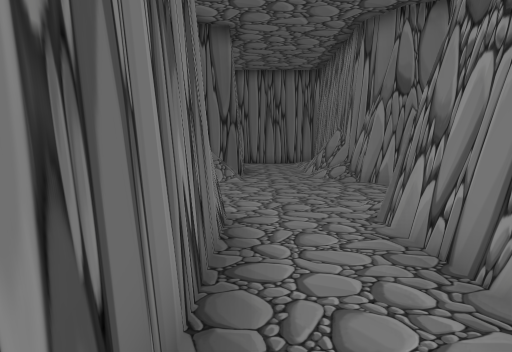
View 1 (above)

15 first-person views from a walk through a scene from a Unity 3-D project. The camera is 1.2 m above the floor, tilts 6° down and sees 75° across. The floor is counted in squares, 1 m on a side. Each view is taken from the middle of a square. On the plan, view 1 faces up. The plan holds only what a view shows up to about 14 squares ahead; the rest is blank. The place goes on beyond the plan. The player is left out. Some surface patterns are stand-ins.

View 2
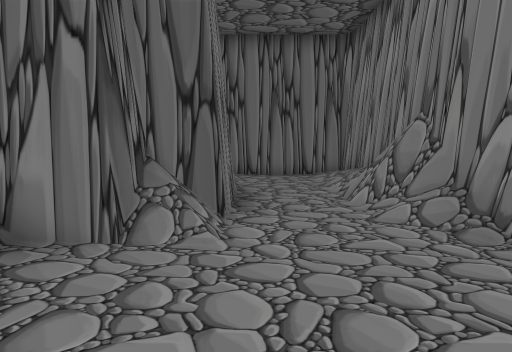

View 3
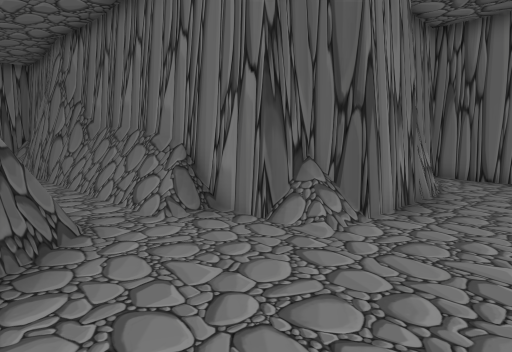

View 4
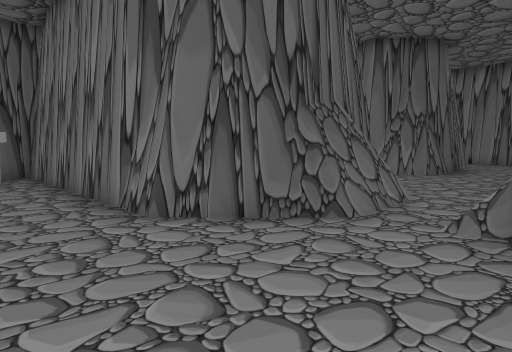

View 5
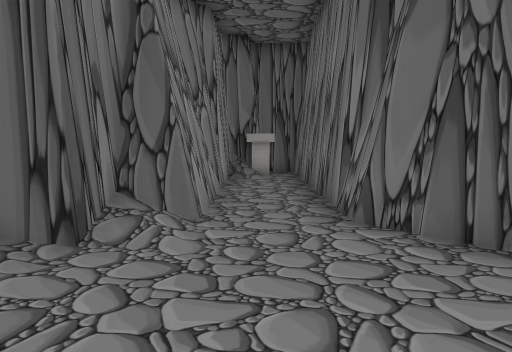

View 6
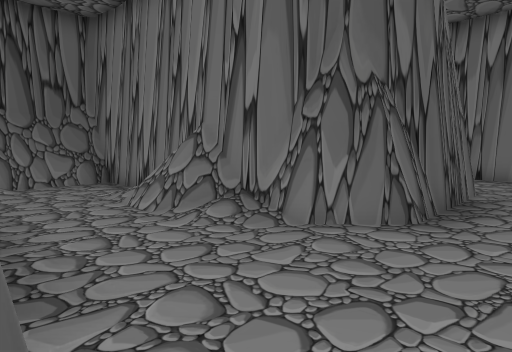

View 7
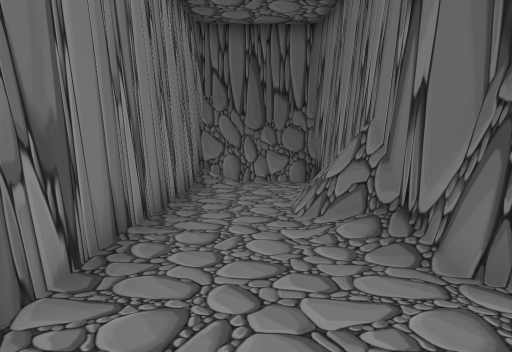

View 8
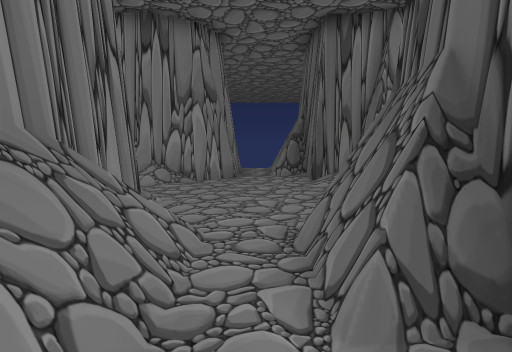

View 9
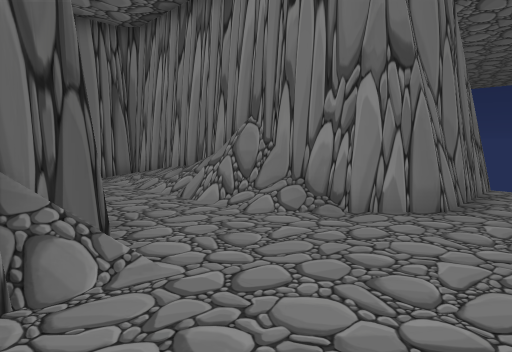

View 10
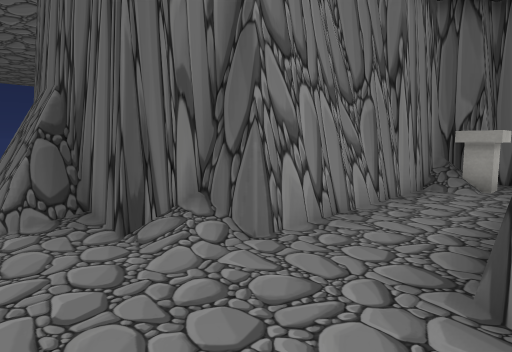

View 11
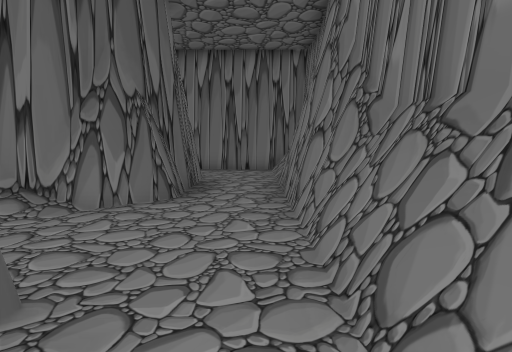

View 12
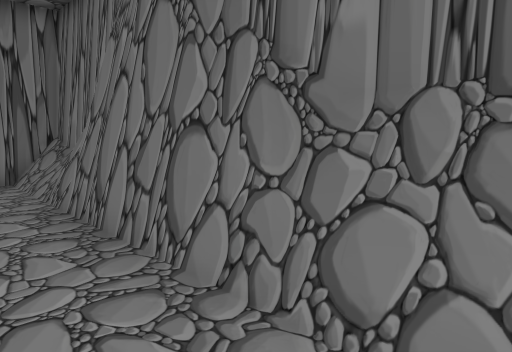

View 13
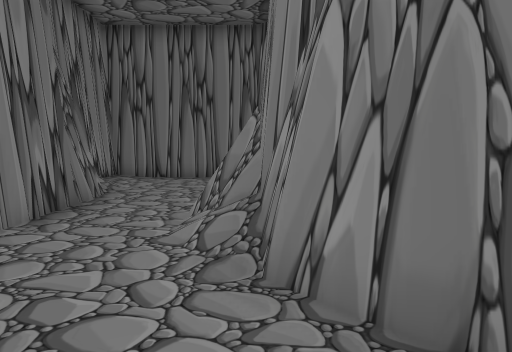

View 14
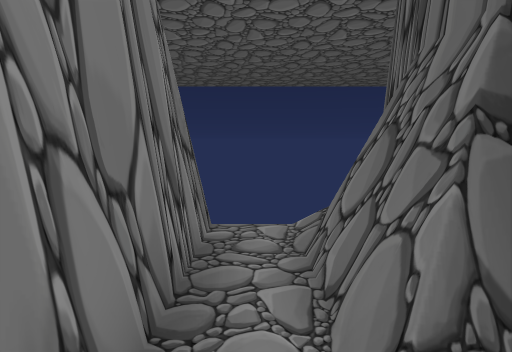

View 15
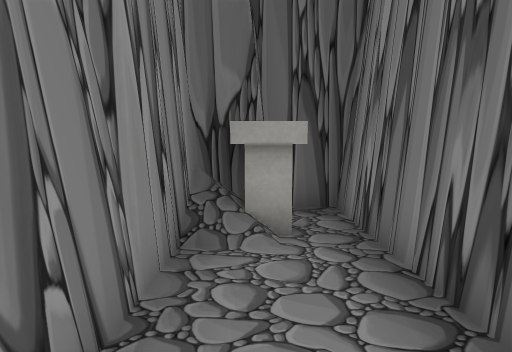

### Floor plan
Key: @ floor where view 1 was taken; # wall or solid block; . main floor; : floor 0.25 m higher than the main floor; / step, stairs or slope; = window, fence, low wall or low ledge; O other object.
Columns run from 15 left of view 1 to 8 right of it. Each row starts with its distance up from view 1.
 18              ######
 17              #....#
 16              #/../#
 15              ##../#
 14               #../#
 13               #..=#
 12               #..=#
 11              ##...##
 10 ##      ######/...##
  9 =#########==:......#####
  8 .......................
  7 ..........=##.......####
  6 .####....######...###
  5     ##...#    #..##
  4      #/..#    #..#
  3      #=..#    #..#
  2      #=..#    #..#
  1      #/..#    #..#
  0      #...#    #@.#
 -1      #../#    #.O#
 -2      #==##    #O##
 -3      #####    ###

Where each view was taken, in squares from view 1:
view 1: 0 up, 0 right, facing up
view 2: 6 up, 0 right, facing up
view 3: 6 up, 2 right, facing up-left
view 4: 10 up, 2 right, facing down-left
view 5: 10 up, 1 right, facing down
view 6: 8 up, 6 left, facing down-left
view 7: 8 up, 8 left, facing down
view 8: 8 up, 7 left, facing right
view 9: 7 up, 2 left, facing up-right
view 10: 8 up, 1 left, facing down-right
view 11: 8 up, 4 left, facing left
view 12: 7 up, 7 left, facing up-left
view 13: 7 up, 3 right, facing up
view 14: 8 up, 3 right, facing right
view 15: 3 up, 1 right, facing down
